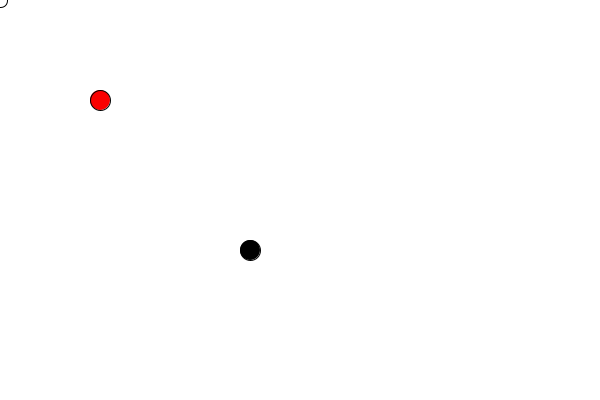
Frame 1 (no input)
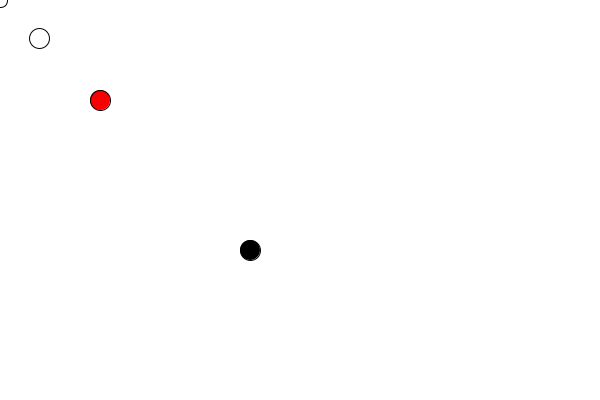
Frame 60 (the mouse pressed at the canvas centre just before this capture)
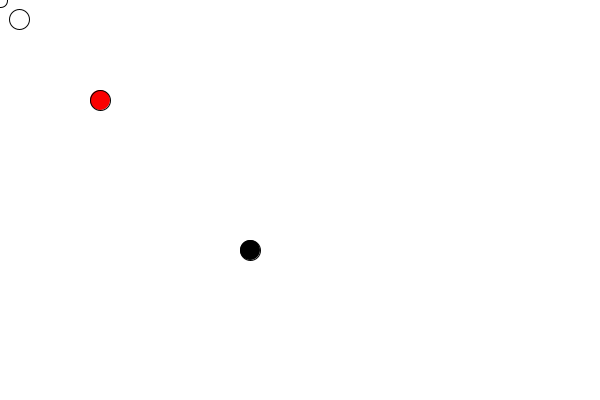
Frame 120 (the mouse held since frame 60 and released just before this capture)

The Processing sketch that drew these frames (run headless with seeded random() and noise(); from frame 60 on, the mouse is pressed at the canvas centre):

// Processing sketch: processing_17218
// ── processing_17218.pde

// dots fighters//
float radius = 10.0;
int X, Y;
int X1, Y1;
int delay = 20;     // jak szybko sie porusza
int Xa, Ya;

int black_x, black_y;
//boolean right=false;



void setup() {

  size( 600, 400 );

  X = width ;
  Y = width ;

  black_x=250;
  black_y=250;
}

void draw() {

  background(255);
  fill(250,0,0);
  ellipse(100,100,20,20);
  fill(0,0,0);
  ellipse(black_x,black_y,20,20);
  float v = brightness(get(mouseX,mouseY));
 

  float dx = X-black_x;
  float dy =Y-black_y;

  float dist= sqrt ((dx*dx) +(dy*dy));



  if(dist < 10) {

    X+=random(11,20);
  }

  else {
    X+=(X1-X)/delay;
    Y+=(Y1-Y)/delay;
  }


  //  dots figter destination //kurs kolka w nowym keirunku

  Xa+=(X1-Xa)/delay;
  Ya+=(Y1-Ya)/delay;

  fill(0,0,0);
  fill( 255, 0, 0,0 );   //kolor kropki w srodku -czerwony
  ellipse(X,Y,20,20);    //( X, Y, radius, radius );  radoius-kropka rosnie   
  ellipse(Xa,Ya,15,15);
}


// dots figter next destination
void mouseMoved() {
  X1 = mouseX;
  Y1 = mouseY;  
  Xa = mouseX;
  Ya = mouseY;
}
